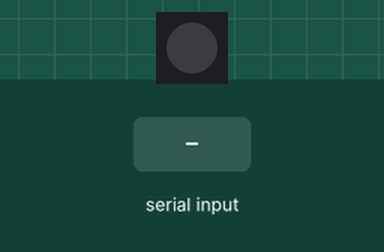
A sketch run on a simulated Arduino Uno, built with avr-gcc and run on an emulated ATmega328P. Shown: 1 RGB LEDs in strip order, left to right. Inputs (shaded band) come from the test bench. Dim RGB values are drawn brighter than linear.

Above: at 1.2 s.
1.3 s: "INICIO_PARPADEO\n" received over Serial
At 1.46 s:
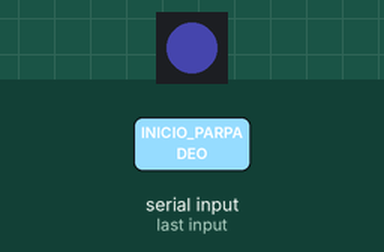
At 2.56 s:
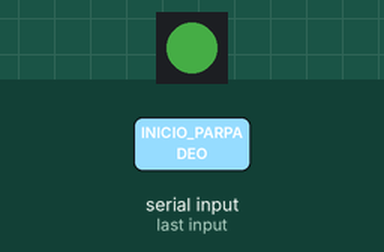
4.3 s: "1\n" received over Serial
Timing chart, 0 to 7.3 s (numbered marks = the images above; inputs shaded):
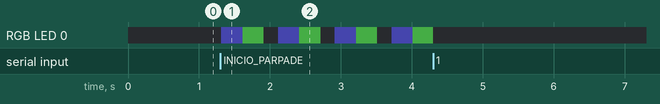

Measured:
- after the input at 1.3 s, RGB LED 0: off → RGB(20, 20, 50) at once, then repeats every 0.80 s: RGB(20, 50, 20) 0.30 s, off 0.20 s, RGB(20, 20, 50) 0.30 s

The sketch:

coche_esclavo.ino
```cpp
#include <Adafruit_NeoPixel.h>
#include <avr/power.h>

// Pin LED
#define PIN_LED 8
#define NUMPIXELS 1

Adafruit_NeoPixel pixels(NUMPIXELS, PIN_LED, NEO_GRB + NEO_KHZ800);

String nuevaOrden = "NINGUNO";

unsigned long tiempoReferencia = 0;


void setup() {
  Serial.begin(9600);

  pixels.clear();
  pixels.begin();
  pixels.show();
}

void loop() {
  // Escuchamos Serial a la espera de órdenes
  if (Serial.available() > 0) {
    nuevaOrden = Serial.readStringUntil('\n');
    nuevaOrden.trim();
    nuevaOrden.toUpperCase();

    tiempoReferencia = millis();
  }

  if (nuevaOrden == "INICIO_PARPADEO") {
    ejecutarParpadeo();
  }
  else {
    // Si es "NINGUNO" apagamos las luces
    apagarLuces();
  }
}


void ejecutarParpadeo() {
  unsigned long transcurrido = millis() - tiempoReferencia;

  if (transcurrido < 300) {
    pixels.setPixelColor(0, pixels.Color(20, 20, 50)); // Azul tenue
  } else if (transcurrido < 600) {
    pixels.setPixelColor(0, pixels.Color(20, 50, 20)); // Verde tenue
  } else if (transcurrido < 800) {
    pixels.setPixelColor(0, pixels.Color(0, 0, 0));    // Apagado
  } else {
    tiempoReferencia = millis(); // Reiniciar ciclo
  }
  pixels.show();
}


void apagarLuces() {
  pixels.clear();
  pixels.show();
}
```
